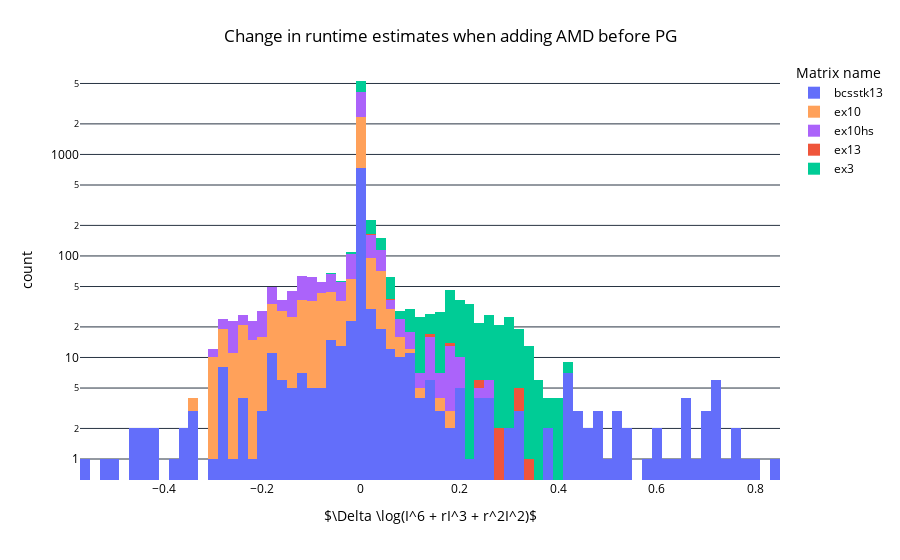

The notebook cell this image was saved under:
### Code cell
fig = px.histogram(amd_pg_df_tile_agg_diff_df, x="log_obj_func_diff", nbins=100, log_y=True, 
                   color="matrix_name",
                #  histnorm="probability",  # won't add up to one overall when multiple groups are used
                  color_discrete_map=matrix_color_map,
                  labels={
                      "log_obj_func_diff": r'$\Delta \log(I^6 + rI^3 + r^2I^2)$',
                      "matrix_name": "Matrix name",
                      "tile_size": "Tile size",
                  })
fig.update_layout(
        title={
            'text': "Change in runtime estimates when adding AMD before PG",
            'x': 0.5,
            'xanchor': 'center',
            'yanchor': 'top'
        },
        plot_bgcolor='white',  # Plot area background color
        paper_bgcolor='white',  # Entire figure background color
        font=dict(color='black'),  # Font color
    )
fig.show()
fig.write_image("plots/amd_pg_log_obj_func_diff_best_tile_only_plot.pdf")

### Figure 1 — Plotly figure (JSON) as saved in the notebook; plotly's stock layout.template omitted (floating-point values rounded to 4 significant figures; data arrays with more than 128 entries replaced by an {"elided": "..."} marker saying what was removed)
{"data": [{"alignmentgroup": "True", "bingroup": "x", "hovertemplate": "Matrix name=bcsstk13<br>$\\Delta \\log(I^6 + rI^3 + r^2I^2)$=%{x}<br>count=%{y}<extra></extra>", "legendgroup": "bcsstk13", "marker": {"color": "#636EFA", "pattern": {"shape": ""}}, "name": "bcsstk13", "nbinsx": 100, "offsetgroup": "bcsstk13", "orientation": "v", "showlegend": true, "x": {"elided": "1022 float values"}, "xaxis": "x", "yaxis": "y", "type": "histogram"}, {"alignmentgroup": "True", "bingroup": "x", "hovertemplate": "Matrix name=ex10<br>$\\Delta \\log(I^6 + rI^3 + r^2I^2)$=%{x}<br>count=%{y}<extra></extra>", "legendgroup": "ex10", "marker": {"color": "#FFA15A", "pattern": {"shape": ""}}, "name": "ex10", "nbinsx": 100, "offsetgroup": "ex10", "orientation": "v", "showlegend": true, "x": {"elided": "2081 float values"}, "xaxis": "x", "yaxis": "y", "type": "histogram"}, {"alignmentgroup": "True", "bingroup": "x", "hovertemplate": "Matrix name=ex10hs<br>$\\Delta \\log(I^6 + rI^3 + r^2I^2)$=%{x}<br>count=%{y}<extra></extra>", "legendgroup": "ex10hs", "marker": {"color": "#AB63FA", "pattern": {"shape": ""}}, "name": "ex10hs", "nbinsx": 100, "offsetgroup": "ex10hs", "orientation": "v", "showlegend": true, "x": {"elided": "2202 float values"}, "xaxis": "x", "yaxis": "y", "type": "histogram"}, {"alignmentgroup": "True", "bingroup": "x", "hovertemplate": "Matrix name=ex13<br>$\\Delta \\log(I^6 + rI^3 + r^2I^2)$=%{x}<br>count=%{y}<extra></extra>", "legendgroup": "ex13", "marker": {"color": "#EF553B", "pattern": {"shape": ""}}, "name": "ex13", "nbinsx": 100, "offsetgroup": "ex13", "orientation": "v", "showlegend": true, "x": [0.0001224, 1.877e-05, 0.0, 0.3285, 1.576e-08, 2.366e-06, 0.002366, 5.559e-06, 0.2757, 3.283e-09, 0.0, 0.0, 0.001077, 0.001291, 0.0, 0.05494, 0.1456, 0.0, 0.277, 0.0, 0.3207, 9.85e-07, 0.001735, 4.836e-08, 0.006555, 0.0, 0.03289, 0.2393, 4.597e-05, 0.0, 0.01225, 0.003335, 5.199e-07, 0.3343, 8.736e-06, 1.994e-05, 4.001e-06, 0.0, 0.1854, 1.008e-06], "xaxis": "x", "yaxis": "y", "type": "histogram"}, {"alignmentgroup": "True", "bingroup": "x", "hovertemplate": "Matrix name=ex3<br>$\\Delta \\log(I^6 + rI^3 + r^2I^2)$=%{x}<br>count=%{y}<extra></extra>", "legendgroup": "ex3", "marker": {"color": "#00CC96", "pattern": {"shape": ""}}, "name": "ex3", "nbinsx": 100, "offsetgroup": "ex3", "orientation": "v", "showlegend": true, "x": {"elided": "1524 float values"}, "xaxis": "x", "yaxis": "y", "type": "histogram"}], "layout": {"xaxis": {"anchor": "y", "domain": [0.0, 1.0], "title": {"text": "$\\Delta \\log(I^6 + rI^3 + r^2I^2)$"}}, "yaxis": {"anchor": "x", "domain": [0.0, 1.0], "title": {"text": "count"}, "type": "log"}, "legend": {"title": {"text": "Matrix name"}, "tracegroupgap": 0}, "margin": {"t": 60}, "barmode": "relative", "title": {"text": "Change in runtime estimates when adding AMD before PG", "x": 0.5, "xanchor": "center", "yanchor": "top"}, "font": {"color": "black"}, "plot_bgcolor": "white", "paper_bgcolor": "white"}}
